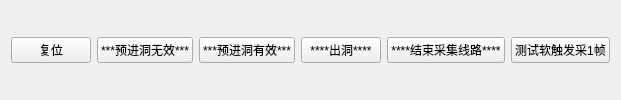
      <widget class="QWidget" name="testWidget" native="true">
       <property name="minimumSize">
        <size>
         <width>50</width>
         <height>0</height>
        </size>
       </property>
       <layout class="QHBoxLayout" name="horizontalLayout_30">
        <item>
         <widget class="QPushButton" name="collectResetButton">
          <property name="font">
           <font>
            <family>微软雅黑</family>
           </font>
          </property>
          <property name="text">
           <string>复位</string>
          </property>
         </widget>
        </item>
        <item>
         <widget class="QPushButton" name="intoTunnelNotValidButton">
          <property name="text">
           <string>***预进洞无效***</string>
          </property>
         </widget>
        </item>
        <item>
         <widget class="QPushButton" name="intoTunnelValidButton">
          <property name="text">
           <string>***预进洞有效***</string>
          </property>
         </widget>
        </item>
        <item>
         <widget class="QPushButton" name="outFromTunnelButton">
          <property name="text">
           <string>****出洞****</string>
          </property>
         </widget>
        </item>
        <item>
         <widget class="QPushButton" name="endCollectLineButton">
          <property name="text">
           <string>****结束采集线路****</string>
          </property>
         </widget>
        </item>
        <item>
         <widget class="QPushButton" name="softwareTriggerOneFrameButton">
          <property name="text">
           <string>测试软触发采1帧</string>
          </property>
         </widget>
        </item>
       </layout>
      </widget>
